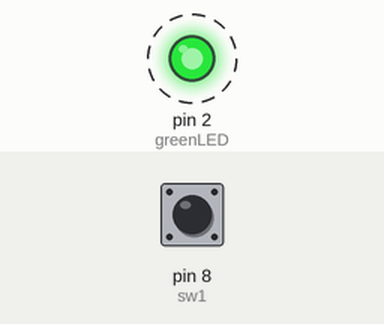
A sketch run on a simulated Arduino Uno, built with avr-gcc and run on an emulated ATmega328P. Parts: output pins drawn as LEDs (lit = HIGH). Dashed ring = blinking. The inputs (shaded band) are chosen by the test bench; at power-on: pin 8 (sw1) HIGH.

Above: at 0.2 s.
Timing chart, 0 to 3.0 s (numbered marks = the images above):
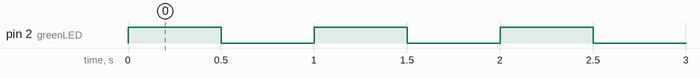

Measured:
- by itself, pin 2 (greenLED): alternates HIGH for 0.50 s and LOW for 0.50 s

The sketch:

Unit_4_Lab_Program_3.ino
```cpp
/*  Title: Unit 4 Lab Program #3
 *  Purpose: Flash an LED at difference rates when the button is pressed/released
 *  Author: Andy Davis
 *  Date: 4/3/2021
 *  Green LED connected to pin D2
 *  Push button connected to pin D8
 */

const int greenLED = 2;
const int sw1 = 8;
const int fast = 200;
const int slow = 500;

void setup() {
  pinMode(greenLED, OUTPUT);
  pinMode(sw1, INPUT_PULLUP);
}

void loop() {
  while (!digitalRead(sw1)){
    digitalWrite(greenLED,HIGH);
    delay(fast);
    digitalWrite(greenLED,LOW);
    delay(fast);
  }
  while (digitalRead(sw1)){
    digitalWrite(greenLED,HIGH);
    delay(slow);
    digitalWrite(greenLED,LOW);
    delay(slow);
  }
}
```
